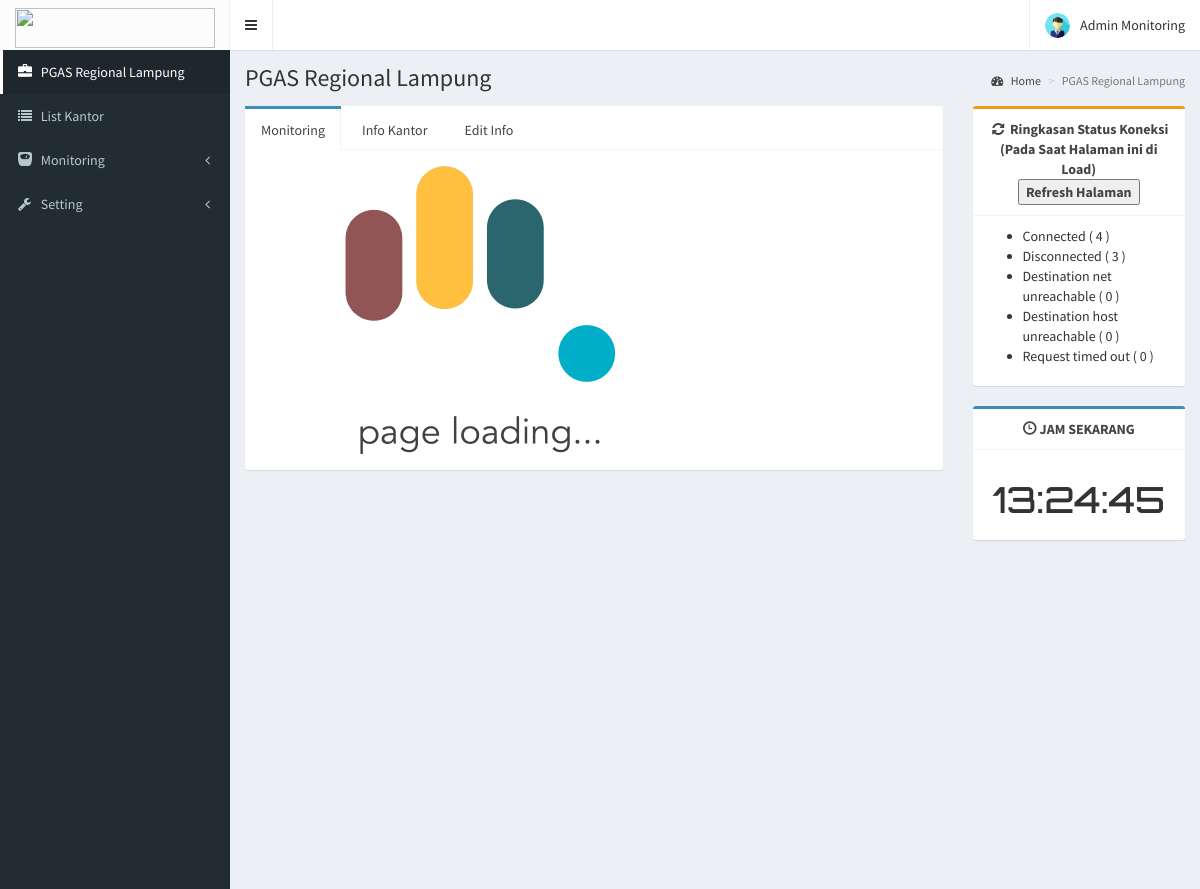
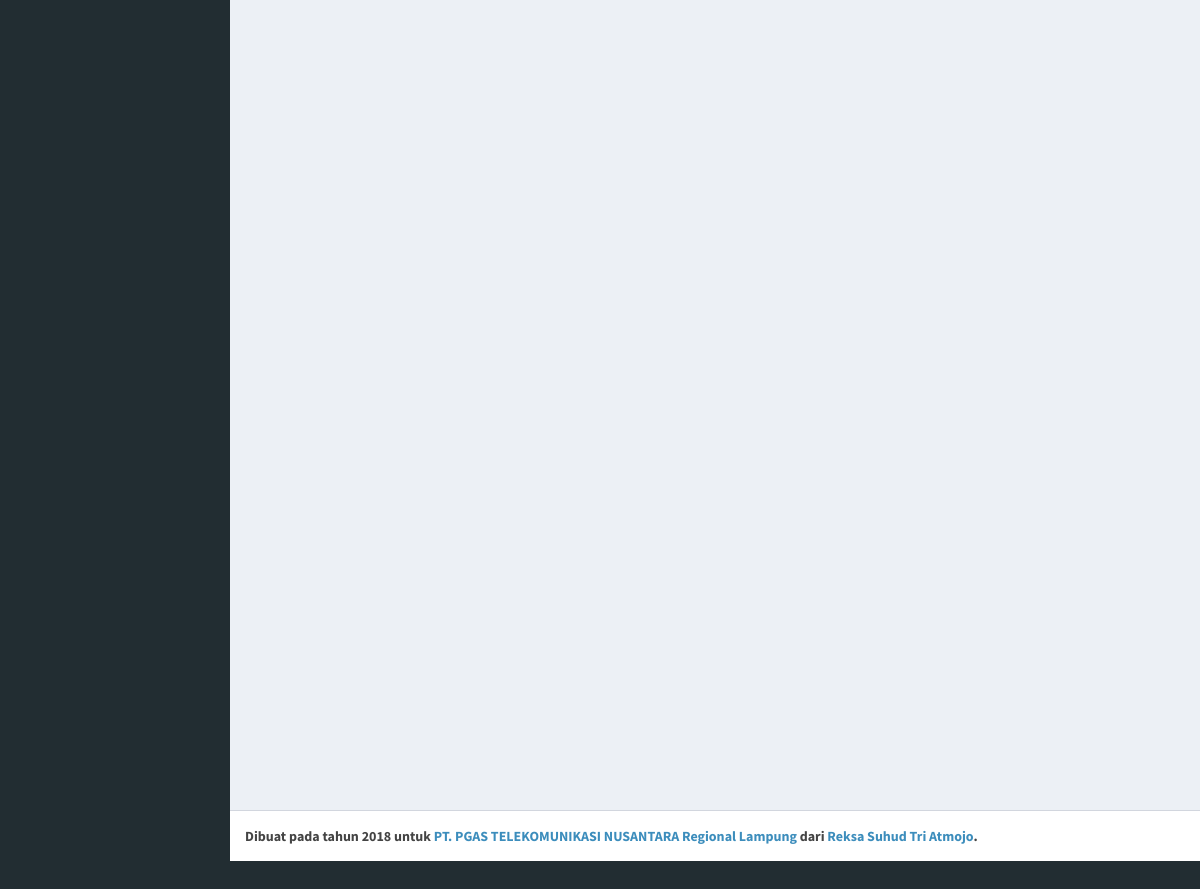
The page / (signed in) on the database its author committed (2 pictures, top to bottom).
### tables this page shows
CREATE TABLE `user` (
  `id_user` int(10) NOT NULL,
  `email_user` varchar(255) NOT NULL,
  `pwd_user` varchar(255) NOT NULL,
  `name_user` varchar(255) NOT NULL
);

CREATE TABLE `blok` (
  `id_blok` int(50) NOT NULL,
  `name_blok` varchar(255) NOT NULL,
  `telp_blok` varchar(100) NOT NULL,
  `add_blok` longtext NOT NULL,
  `sum_client` int(100) NOT NULL,
  `pusat_client` varchar(100) NOT NULL
);

### index.php (shortened to what this page needs)
<?php
    if (isset($_GET['page'])) {
      $page = $_GET['page'];
    } else {
      $page = "home";
    }
    	if (!isset($_SESSION['admin'])) {
    		include './view/login.php';
    	} else {
    		include './view/media.php';
    	}
 ?>

### view/media.php (shortened to what this page needs)
<!DOCTYPE html>
<html>
  <head>
    <link rel="stylesheet" href="asset/bootstrap/css/bootstrap.min.css">
    <link rel="stylesheet" href="https://maxcdn.bootstrapcdn.com/font-awesome/4.4.0/css/font-awesome.min.css">
    <link rel="stylesheet" href="asset/plugins/select2/select2.min.css">
    <link rel="stylesheet" href="https://code.ionicframework.com/ionicons/2.0.1/css/ionicons.min.css">
    <link rel="stylesheet" href="asset/dist/css/AdminLTE.min.css">
    <link rel="stylesheet" href="asset/dist/css/skins/_all-skins.min.css">
  </head>
  <body class="sidebar-mini skin-black layout-boxed">
    <div class="wrapper">
        <header class="main-header">
            <?php include './view/layout/header.php'; ?>
        </header>
      <aside class="main-sidebar">
        <section class="sidebar">
            <?php include './view/layout/sidebar.php'; ?>
        </section>
      </aside>
      <div class="content-wrapper">
          <?php include './view/layout/content.php'; ?>
      </div>
    <footer class="main-footer">
        <marquee behavior="alternate" scrolldelay="200"><strong>Dibuat pada tahun 2018 untuk <a href="http://www.pgascom.co.id/">PT. PGAS TELEKOMUNIKASI NUSANTARA Regional Lampung</a> dari <a href="https://github.com/reksasuhud97/">Reksa Suhud Tri Atmojo</a>. </strong></marquee>
      </footer>
    </div>
    <body>
  </body>
</html>

### view/layout/header.php (shortened to what this page needs)
<?php
$query_us = $conn->query("SELECT*FROM user WHERE id_user='$_SESSION[id]'");
$admin = $query_us->fetch_assoc();
$admin_name = $admin['name_user'];
 ?>
        <a href="home" class="logo">
          <span class="logo-lg"><img src="http://www.pgascom.co.id/assets/front/images/logo.png" height="40" width="200">
        </a>
        <nav class="navbar navbar-static-top" role="navigation">
          <a href="#" class="sidebar-toggle" data-toggle="offcanvas" role="button">
          </a>
          <div class="navbar-custom-menu">
            <ul class="nav navbar-nav">
              <li class="dropdown user user-menu">
                <a href="#" class="dropdown-toggle" data-toggle="dropdown">
                  <img src="asset/dist/img/user.PNG" class="user-image" alt="User Image">
                  <span class="hidden-xs"><?php echo $admin_name; ?></span>
                </a>
              </li>
            </ul>
          </div>
        </nav>

### view/layout/sidebar.php (shortened to what this page needs)
<ul class="sidebar-menu">
<?php
    $d_blokx=$conn->query("SELECT (name_blok) FROM blok WHERE pusat_client='1'")->fetch_assoc();
    $nama_blok = $d_blokx['name_blok'];
    $link = array("home", "kantor", "#", "#");
    $nama = array("$nama_blok", "List Kantor", "Monitoring", "Setting");
    $icon = array("glyphicon glyphicon-briefcase", "fa fa-list","glyphicon glyphicon-scale", "fa fa-wrench");
    for ($i=0; $i <= count($link)-1 ; $i++) {
      if (strcmp($page, "$link[$i]")==0) {
            $status_l = " class='active'";
          } else {
            $status_l = "";
          }
      if ($nama[$i] === "Monitoring") {
        $right_icon = "<i class='fa fa-angle-left pull-right'></i>";
        $menu_d = "<ul class='treeview-menu'>";
      } elseif ($nama[$i] === "Setting") {
        $right_icon = "<i class='fa fa-angle-left pull-right'></i>";
        $menu_d = "<ul class='treeview-menu'>
        <li>
            <a class='active' href='./log'><i class='glyphicon glyphicon-book'></i> Log Laporan</a>
        </li>
        <li>
            <a class='active' href='./add_client'><i class='glyphicon glyphicon-plus'></i>Tambah Perangkat</a>
        </li>
        <li>
            <a class='active' href='./add_kantor'><i class='glyphicon glyphicon-plus'></i>Tambah Kantor</a>
        </li>
        <li>
            <a href='./asset/proses.php?logout'><i class='glyphicon glyphicon-log-out'></i> Keluar</a>
        </li>
        </ul>";
      } else {
        $right_icon = "";
        $menu_d = "";
      }
      echo "<li $status_l>
              <a href='$link[$i]'>
              <i class='$icon[$i]'></i> <span>$nama[$i]</span> $right_icon
              </a> $menu_d";
              if ($nama[$i]==="Monitoring") {
              echo "</ul>";
              }
      echo "
            </li>";
    }
 ?>
 </ul>

### view/layout/content.php (shortened to what this page needs)
<head>
</head>
<?php
    if (strcmp($page, "home")==0) {
        $d_blok=$conn->query("SELECT (name_blok) FROM blok WHERE pusat_client='1'")->fetch_assoc();
        $judul = $d_blok['name_blok'];
        $pantau = 1;
        $halaman = "./view/beranda.php";
      }  else {
        $notif = 'false';
        $pantau = 0;
        $judul = "";
        $halaman = "./view/404.php";
      }
?>
        <section class="content-header">
          <h1>
            <?php echo $judul; ?>
          </h1>
          <ol class="breadcrumb">
            <li><a href="#"><i class="fa fa-dashboard"></i> Home</a></li>
            <li class="active"><?php echo $judul; ?></li>
          </ol>
        </section>
        <section class="content">
          <div class="row">
            <div class="col-md-9">
              <div class="nav-tabs-custom">
                <?php include $halaman; ?>
              </div>
            </div>
            <div class="col-md-3">
                  <?php
                      if ($pantau!=0) {
                        echo '
                              <div class="box box-warning">
                              <div class="box-header with-border">
                                <center><strong><i class="fa fa-refresh fa-spin fa-1x fa-fw"></i> Ringkasan Status Koneksi (Pada Saat Halaman ini di Load)<br><input type="button" value="Refresh Halaman" onClick="window.location.reload()" /></strong></center>
                              </div>
                              <div class="box-body"> <ul>';
                        $ar_status = array("Connected", "Disconnected", "Destination net unreachable", "Destination host unreachable", "Request timed out");
                        $count_ar = count($ar_status) - 1;
                        for ($i=0; $i <= $count_ar ; $i++) {
                            $status_cl = $ar_status[$i];
                            $sql = "SELECT * FROM client WHERE id_blok='$id_st' AND status_client='$status_cl' ORDER BY id_client ASC";
                            $hitung = $conn->query($sql)->num_rows;
                            echo "<li>$status_cl ( $hitung )</li>";
                        }
                        echo '</ul>
                            </div>
                          </div>';
                      }
                  ?>
           <div class="box box-primary">
            <div class="box-header with-border">
            <center><strong><i class="glyphicon glyphicon-time"></i> JAM SEKARANG</strong></center>
            </div>
            <div class="box-body">
            <center><h1><div id="clock" style="font-family: 'Orbitron', sans-serif;"></h1></center>
            </div>
            </div>
            </div>
          </div>
        </section>

### view/beranda.php (shortened to what this page needs)
<?php
    $d_blok=$conn->query("SELECT*FROM blok WHERE pusat_client='1'")->fetch_assoc();
    $id_st = $d_blok['id_blok'];
?>
<ul class="nav nav-tabs">
  <li class="active"><a href="#tab-monitoring" data-toggle="tab" aria-expanded="false">Monitoring</a></li>
  <li class=""><a href="#stasiun-info" data-toggle="tab" aria-expanded="true">Info Kantor
</a></li>
  <li class=""><a href="#stasiun-sett" data-toggle="tab" aria-expanded="false">Edit Info</a></li>
</ul>
<div class="tab-content">
  <div class="tab-pane active" id="tab-monitoring">
    <img src="./lib/img/loading.gif" id="loaderIcon" style="display:none" />
  </div>
</div>

### view/media.php (style rules this page uses)
html, body { height: 100%; margin: 0; padding: 0; }

### rows shown on the page
user: name_user "Admin Monitoring"
blok: name_blok "PGAS Regional Lampung", name_blok "List Kantor", name_blok "Monitoring", name_blok "Setting"

### other values the page prints
$status_cl "Connected"
$hitung "4"
$status_cl "Disconnected"
$hitung "3"
$status_cl "Destination net unreachable"
$hitung "0"
$status_cl "Destination host unreachable"
$status_cl "Request timed out"
